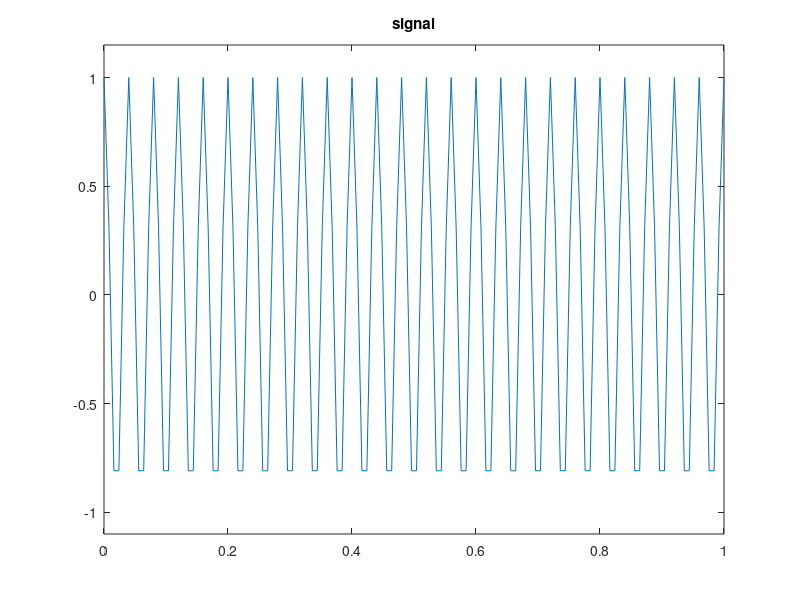
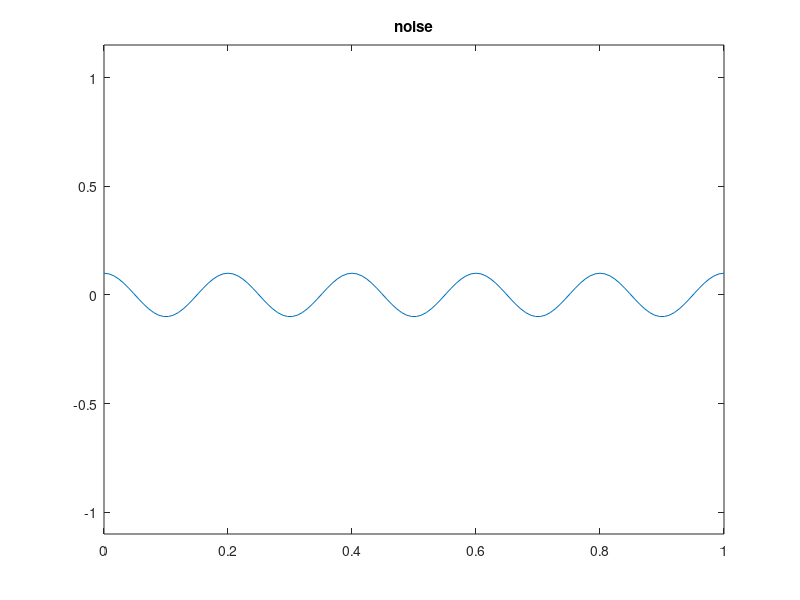
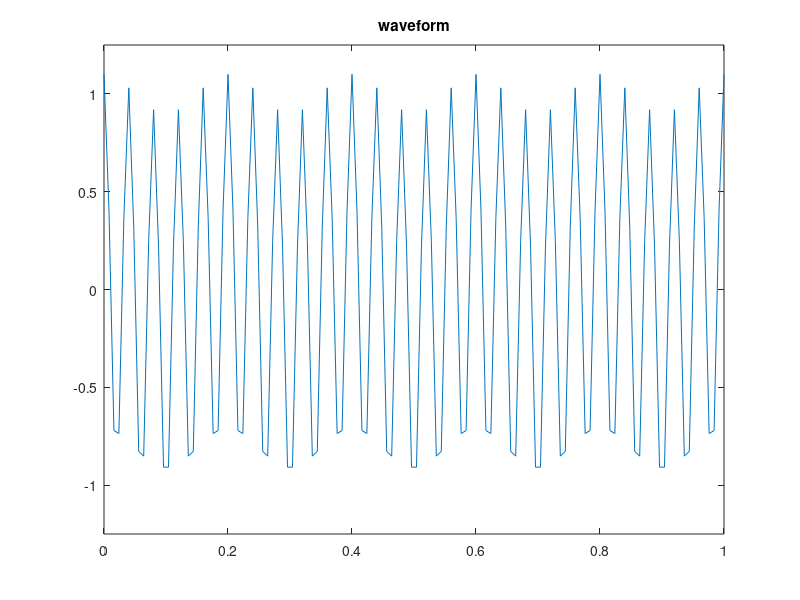

MATLAB code to generate these figures, in order: (Note: this script raises an error after producing the figures.)
% create time-based signal
% frequency in Hertz
% define sampling frequency in Hertz
Fsamp = 125;
% define the period
T = 1/Fsamp;
% set the time base
t = 0:T:1;
% define signal frequency
Fs = 25;
% define signal
signal = cos(2*pi*Fs*t);
figure;
plot(t, signal);
%xlim([0 125]);
ylim([-1.1 1.15]);
title("signal");
% define noise frequency
Fn = 5;
noise = 0.1*cos(2*pi*Fn*t);
figure;
plot(t, noise);
%xlim([0 500]);
ylim([-1.1 1.15]);
title("noise");
waveform = signal + noise;
figure;
plot(t, waveform);
title("waveform");
%xlim([0 125]);
ylim([-1.25 1.25]);
% cutoff frequency is defined with respect to normalized nyquist frequency
% if sampling is Fs then normalized is 1
% then normalized nyquist is 0.5
% this means that highest frequency in signal cannot exceed 0.5*Fs
% 
% set the cutoff frequency
Fc = 25;
freq_cutoff = Fc/Fsamp;
% set the limits of the sinc even though it is infinite
sLimit = 25;
n = -sLimit:sLimit;
%{
y = sinc(n*freq_cutoff);
figure;
stem(n,  y);
ylim([-0.4 1.1]);
%}

% define the impluse response fo the filter -- for low pass
% this is a sinc filter in the time domain
h = theSinc(n, freq_cutoff);
figure;
stem(n,  h);
ylim([-0.4 1.1]);
title("theSinc");

% define the blackman window to truncate the impulse response
% window length
N = sLimit*2;
n = 0:N;
blackmanWindow = 0.42 - 0.5*cos(2*pi*n/(N-1)) + 0.08*cos(4*pi*n/(N-1));
figure;
stem(n, blackmanWindow);
ylim([-0.4 1.1]);
title("blackmanWindow");

hBlackman = h.*blackmanWindow;
figure;
stem(n, hBlackman);
ylim([-0.4 1.1]);
title("hBlackman");

% create normalized impulse response
hNorm = hBlackman/theSum(hBlackman);

% ****************************************************
% ****************************************************
%  create HIGH PASS filter from the normalized low pass filter
% using spectral inversion
% Step 1: change the sign of eav value of h
hN = -hNorm;
% Step 2: add 1 to the value in the center of the filter
hN_length = length(hN);
hN_center = round(hN_length/2);
hN(hN_center) = hN(hN_center) + 1;
% Step 3: set the high pass filter to the filter variable
hNorm = hN;
figure;
stem(n,  hNorm);
ylim([ -0.5 1.25]);
title("the high pass filter");

%{
figure;
stem(n,  hNorm);
title("hNorm");
%}
% ****************************************************
% ****************************************************

HN = fft(hNorm);
HNs = fftshift(HN);
figure;
plot(abs(HN));
%xlim([0 25]);
title("Norm freq spectrum");
figure;
semilogy(abs(HN));
%xlim([0 25]);
title("Norm freq spectrum dB");

% generate output by convolving waveform and filter

output = dspConv(waveform, hNorm);
figure;
to = 1: length(output);
plot(to, output);
title("output");
%xlim([0 125]);



% ==========
% MARK: dsp functions
function s = theSinc(n, freqCutoff)
    for i = 1:length(n);
        x = pi*freqCutoff*n(i);
        if n(i) == 0
            s(i) = 1;
        else
            s(i) = sin(x) / x;
        end
    end
end

function s = theSum(f)
    n = length(f);
    s = 0;
        for i = 1:n
            s = s + f(i);
        end
end

% convolution of filter and input (x), filter (h) -> output (out)
% two signals result in new vector from convolution operation
function out = dspConv(x, h)
    % x = signal, h = filter
    % Transform the vectors x and h in new vectors with the same length
    X = [x,zeros(1,length(h))];
    H = [h,zeros(1,length(x))];
    % the length of output signal of a convolution operation
    % is the sum of the two input signal minus 1
    for i = 1:length(h)+length(x)-1;
        % Create ouput signal out
        out(i) = 0;
        % FOR Loop to walk through the vector F ang G
        for j = 1:length(x);
            if( i- j + 1 > 0)
            out(i) = out(i) + X(j) * H(i - j + 1);
            else
            end
        end
    end
end


    
%{
for d = 1:10;
    x = 0:pi/d:2*pi;
    y = cos(x);
    figure;
    stem(x, y);
    hold on;
    plot(x, y);
    hold off;
end
%}
